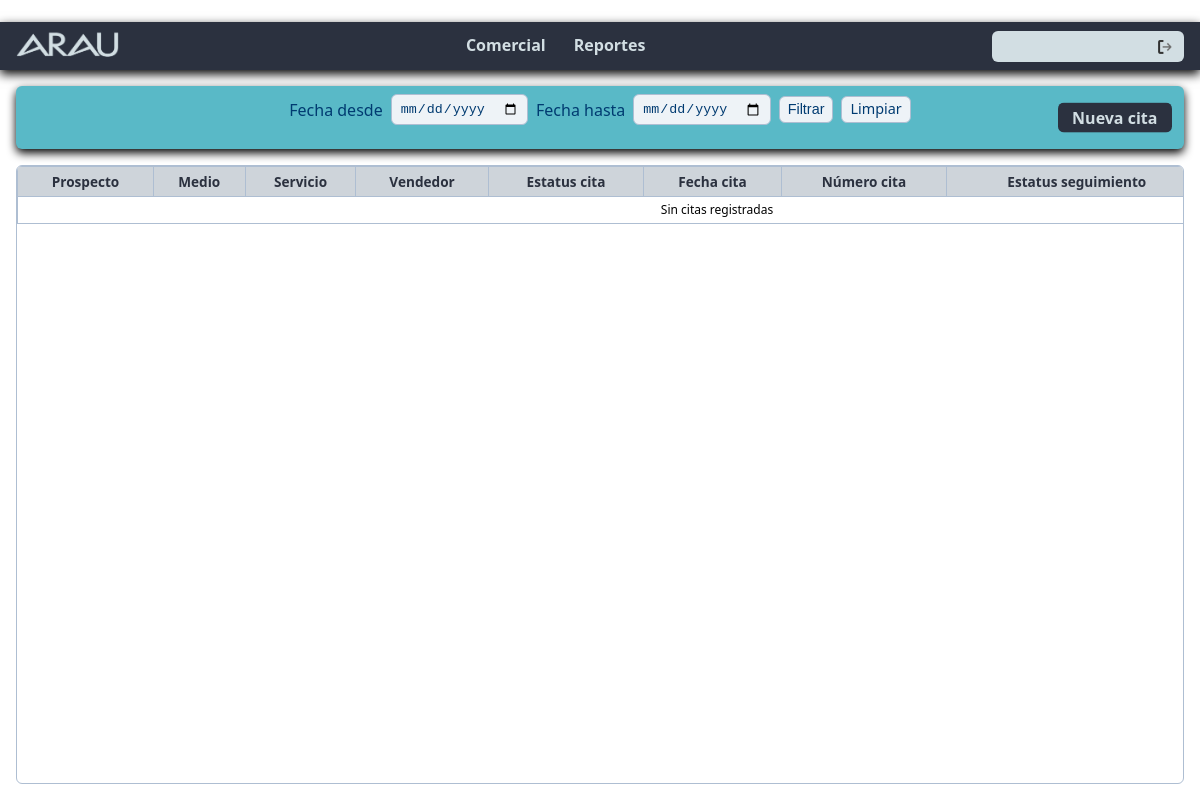
/citas/, run on an earlier commit of the app's database.
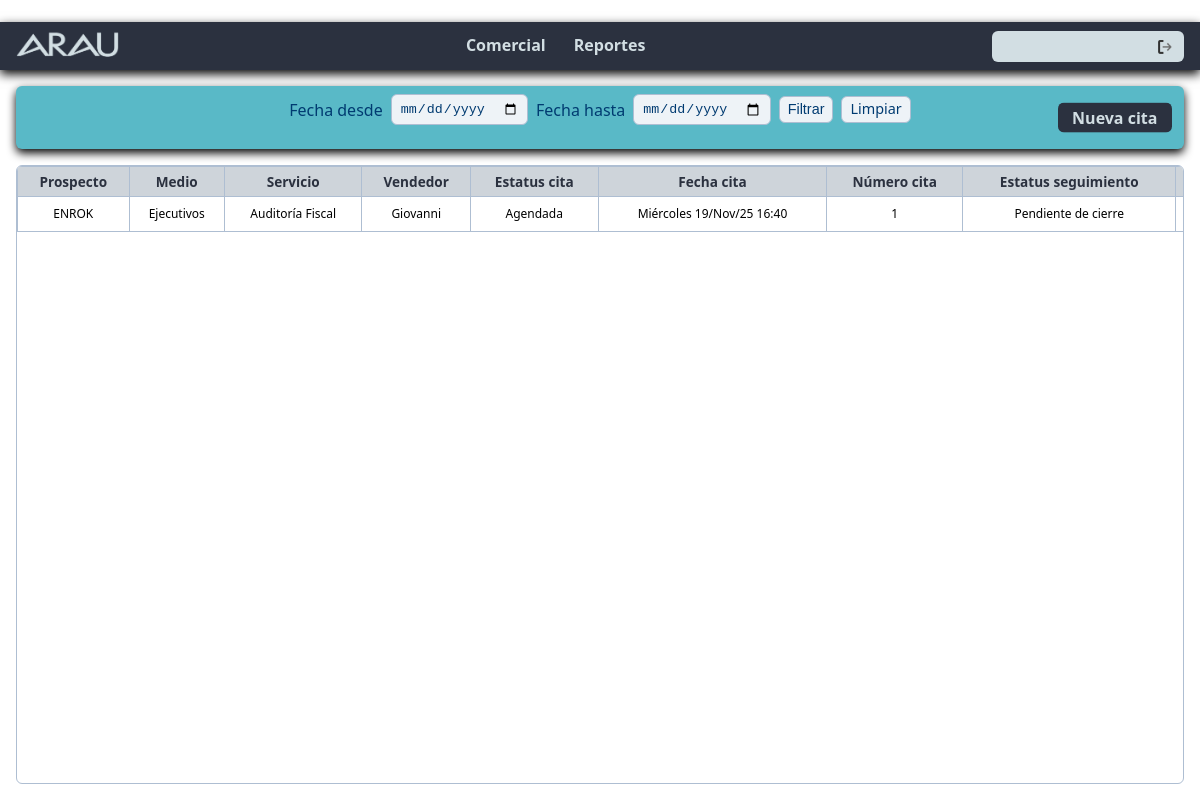
And on a later commit of the database.
### comercial/models.py (models this page shows, shortened)
class Cita(models.Model):
    prospecto = models.CharField(max_length=150)
    giro = models.CharField(max_length=150, blank=True, null=True)
    tipo = models.CharField(max_length=50, choices=TIPO_CHOICES, blank=True, null=True)
    medio = models.CharField(max_length=100, choices=MEDIO_CHOICES, blank=True, null=True)
    servicio = models.CharField(max_length=100, choices=SERVICIO_CHOICES, blank=True, null=True)
    servicio2 = models.CharField(max_length=100, choices=SERVICIO_CHOICES, blank=True, null=True)
    servicio3 = models.CharField(max_length=100, choices=SERVICIO_CHOICES, blank=True, null=True)
    contacto = models.CharField(max_length=150, blank=True, null=True)
    telefono = models.CharField(
        max_length=10,
        blank=True,
        null=True,
        validators=[RegexValidator(r"^\d{10}$", "El teléfono debe tener exactamente 10 dígitos.")],
    )
    conexion = models.CharField(max_length=150, blank=True, null=True)
    vendedor = models.CharField(max_length=50, choices=VENDEDOR_CHOICES, blank=True, null=True)
    estatus_cita = models.CharField(max_length=50, choices=ESTATUS_CITA_CHOICES, blank=True, null=True)
    numero_cita = models.CharField(max_length=10, choices=[(str(i), str(i)) for i in range(1, 6)], blank=True, null=True)
    estatus_seguimiento = models.CharField(max_length=100, choices=ESTATUS_SEGUIMIENTO_CHOICES, blank=True, null=True)
    monto_factura = models.FloatField(null=True, blank=True)
    comentarios = models.TextField(blank=True, null=True)
    lugar = models.CharField(max_length=50, choices=LUGAR_CHOICES, blank=True, null=True)
    fecha_cita = models.DateTimeField()
    fecha_registro = models.DateTimeField(auto_now_add=True)
    class Meta:
        ordering = ["-fecha_cita"]
        verbose_name = "Cita"
        verbose_name_plural = "Citas"

### comercial/views.py (the view, shortened to what this page needs)
# urls.py: path("citas/", views.citas_lista, name="citas_lista"),
def citas_lista(request):
    citas = Cita.objects.all().order_by("-fecha_cita")
    fecha_desde = request.GET.get("fecha_desde") or ""
    fecha_hasta = request.GET.get("fecha_hasta") or ""
    tz = timezone.get_current_timezone()
    context = {
        "citas": citas,
        "fecha_desde": fecha_desde,
        "fecha_hasta": fecha_hasta,
    }
    return render(request, "comercial/lista.html", context)

### comercial/templates/comercial/lista.html (shortened to what this page needs)
﻿{% extends "lista.html" %}
{% block filtros %}
  <form method="get">
    <label for="fecha_desde">Fecha desde</label>
    <input type="date" id="fecha_desde" name="fecha_desde" value="{{ fecha_desde }}" />
    <label for="fecha_hasta">Fecha hasta</label>
    <input type="date" id="fecha_hasta" name="fecha_hasta" value="{{ fecha_hasta }}" />
    <button type="submit" class="btn-filter">Filtrar</button>
    <a href="{% url 'citas_lista' %}" class="btn-filter">Limpiar</a>
  </form>
  <a href="{% url 'agregar_cita' %}?next={{ request.get_full_path|urlencode }}" class="btn-primary">Nueva cita</a>
{% endblock %}
{% block tabla_head %}
  <tr>
    <th>Prospecto</th>
    <th>Medio</th>
    <th>Servicio</th>
    <th>Vendedor</th>
    <th>Estatus cita</th>
    <th>Fecha cita</th>
    <th>Número cita</th>
    <th>Estatus seguimiento</th>
    <th>Lugar</th>
  </tr>
{% endblock %}
{% block tabla_body %}
  {% for c in citas %}
    <tr>
      <td >{{ c.prospecto|default_if_none:"" }}</td>
      <td>{{ c.medio|default_if_none:"" }}</td>
      <td>{{ c.servicio|default_if_none:"" }}</td>
      <td>{{ c.vendedor|default_if_none:"" }}</td>
      <td>{{ c.estatus_cita|default_if_none:"" }}</td>
      <td>{{ c.fecha_cita|date:"l d/M/y H:i"|default_if_none:"" }}</td>
      <td>{{ c.numero_cita|default_if_none:"" }}</td>
      <td>{{ c.estatus_seguimiento|default_if_none:"" }}</td>
      <td>{{ c.lugar|default_if_none:"" }}</td>
    </tr>
  {% empty %}
    <tr>
      <td colspan="100%">Sin citas registradas</td>
    </tr>
  {% endfor %}
{% endblock %}

### templates/lista.html (shortened to what this page needs)
{% extends "base.html" %}
{% block content %}
<main>
  <section class="filter-container">
    {% block filtros %}{% endblock %}
  </section>
  <div class="table-container">
    <table class="table">
      <thead>
        {% block tabla_head %}{% endblock %}
      </thead>
      <tbody>
        {% block tabla_body %}{% endblock %}
      </tbody>
    </table>
  </div>
</main>
{% endblock %}

### templates/base.html (shortened to what this page needs)
{% load static %}
<!DOCTYPE html>
<html lang="es">
<head>
  <link rel="stylesheet" href="{% static 'css/style.css' %}">
</head>
<body>
  {% include 'includes/header.html' %}
  <main>
    {% block content %}{% endblock %}
  </main>
</body>
</html>

### templates/includes/header.html (shortened to what this page needs)
{% load static %}
<header class="main-header">
  <div class="logo-title">
    <img src="{% static 'img/logo_header.png' %}" alt="ARAU" class="logo" />
  </div>
  <nav class="main-nav">
    <a href="{% url 'citas_lista' %}">Comercial</a>
    <a href="#"
       class="{% if 'reportes' in request.path %}active{% endif %}">Reportes</a>
  </nav>
  <div class="user-card">
    <div class="user-row">
      <a href="#" class="user-logout" title="Cerrar sesión">
        <img src="{% static 'img/logout.png' %}" alt="Cerrar sesión" class="logout-icon" />
      </a>
    </div>
  </div>
</header>

### comercial/templates/comercial/lista.html (style rules this page uses)
.table-container { overflow-x: auto !important; }
.table { min-width: 1400px; }

What changed in the data, as far as the page shows it:
added Cita: prospecto "ENROK", medio "Ejecutivos", servicio "Auditoría Fiscal", vendedor "Giovanni", estatus_cita "Agendada", fecha_cita "Miércoles 19/Nov/25 16:40", numero_cita "1", estatus_seguimiento "Pendiente de cierre"
Also different on the page:
text no longer shown: "Sin citas registradas"
